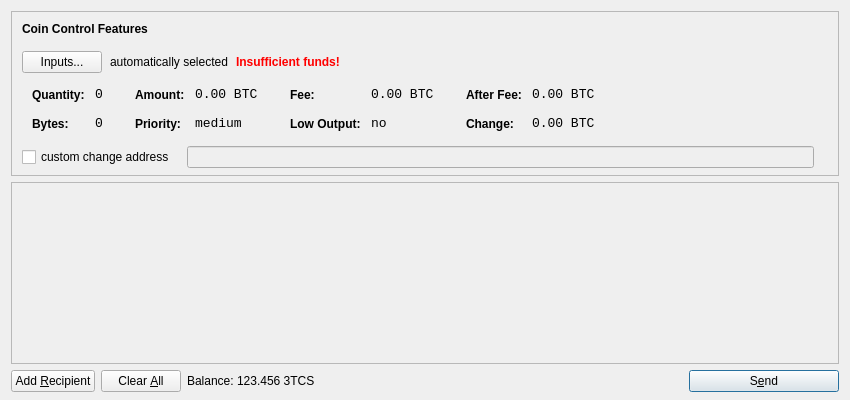
<?xml version="1.0" encoding="UTF-8"?>
<ui version="4.0">
 <class>SendCoinsDialog</class>
 <widget class="QDialog" name="SendCoinsDialog">
  <property name="geometry">
   <rect>
    <x>0</x>
    <y>0</y>
    <width>850</width>
    <height>400</height>
   </rect>
  </property>
  <property name="windowTitle">
   <string>Send Coins</string>
  </property>
  <layout class="QVBoxLayout" name="verticalLayout" stretch="0,1,0">
   <property name="bottomMargin">
    <number>8</number>
   </property>
   <item>
    <widget class="QFrame" name="frameCoinControl">
     <property name="sizePolicy">
      <sizepolicy hsizetype="Expanding" vsizetype="Expanding">
       <horstretch>0</horstretch>
       <verstretch>0</verstretch>
      </sizepolicy>
     </property>
     <property name="maximumSize">
      <size>
       <width>16777215</width>
       <height>16777215</height>
      </size>
     </property>
     <property name="frameShape">
      <enum>QFrame::StyledPanel</enum>
     </property>
     <property name="frameShadow">
      <enum>QFrame::Sunken</enum>
     </property>
     <layout class="QVBoxLayout" name="verticalLayoutCoinControl2">
      <property name="spacing">
       <number>-1</number>
      </property>
      <property name="leftMargin">
       <number>0</number>
      </property>
      <property name="topMargin">
       <number>0</number>
      </property>
      <property name="rightMargin">
       <number>0</number>
      </property>
      <property name="bottomMargin">
       <number>6</number>
      </property>
      <item>
       <layout class="QVBoxLayout" name="verticalLayoutCoinControl" stretch="0,0,0,0,1">
        <property name="spacing">
         <number>0</number>
        </property>
        <property name="leftMargin">
         <number>10</number>
        </property>
        <property name="topMargin">
         <number>10</number>
        </property>
        <item>
         <layout class="QHBoxLayout" name="horizontalLayoutCoinControl1">
          <property name="bottomMargin">
           <number>15</number>
          </property>
          <item>
           <widget class="QLabel" name="labelCoinControlFeatures">
            <property name="sizePolicy">
             <sizepolicy hsizetype="Preferred" vsizetype="Maximum">
              <horstretch>0</horstretch>
              <verstretch>0</verstretch>
             </sizepolicy>
            </property>
            <property name="font">
             <font>
              <weight>75</weight>
              <bold>true</bold>
             </font>
            </property>
            <property name="styleSheet">
             <string notr="true">font-weight:bold;</string>
            </property>
            <property name="text">
             <string>Coin Control Features</string>
            </property>
           </widget>
          </item>
         </layout>
        </item>
        <item>
         <layout class="QHBoxLayout" name="horizontalLayoutCoinControl2" stretch="0,0,0,0">
          <property name="spacing">
           <number>8</number>
          </property>
          <property name="bottomMargin">
           <number>10</number>
          </property>
          <item>
           <widget class="QPushButton" name="pushButtonCoinControl">
            <property name="styleSheet">
             <string notr="true"/>
            </property>
            <property name="text">
             <string>Inputs...</string>
            </property>
           </widget>
          </item>
          <item>
           <widget class="QLabel" name="labelCoinControlAutomaticallySelected">
            <property name="text">
             <string>automatically selected</string>
            </property>
            <property name="margin">
             <number>5</number>
            </property>
           </widget>
          </item>
          <item>
           <widget class="QLabel" name="labelCoinControlInsuffFunds">
            <property name="font">
             <font>
              <weight>75</weight>
              <bold>true</bold>
             </font>
            </property>
            <property name="styleSheet">
             <string notr="true">color:red;font-weight:bold;</string>
            </property>
            <property name="text">
             <string>Insufficient funds!</string>
            </property>
            <property name="margin">
             <number>5</number>
            </property>
           </widget>
          </item>
          <item>
           <spacer name="horizontalSpacerCoinControl">
            <property name="orientation">
             <enum>Qt::Horizontal</enum>
            </property>
            <property name="sizeHint" stdset="0">
             <size>
              <width>40</width>
              <height>1</height>
             </size>
            </property>
           </spacer>
          </item>
         </layout>
        </item>
        <item>
         <widget class="QWidget" name="widgetCoinControl" native="true">
          <property name="sizePolicy">
           <sizepolicy hsizetype="Preferred" vsizetype="Preferred">
            <horstretch>0</horstretch>
            <verstretch>0</verstretch>
           </sizepolicy>
          </property>
          <property name="minimumSize">
           <size>
            <width>0</width>
            <height>0</height>
           </size>
          </property>
          <property name="styleSheet">
           <string notr="true"/>
          </property>
          <layout class="QHBoxLayout" name="horizontalLayoutCoinControl5">
           <property name="margin">
            <number>0</number>
           </property>
           <item>
            <layout class="QHBoxLayout" name="horizontalLayoutCoinControl3" stretch="0,0,0,1">
             <property name="spacing">
              <number>20</number>
             </property>
             <property name="topMargin">
              <number>0</number>
             </property>
             <property name="bottomMargin">
              <number>10</number>
             </property>
             <item>
              <layout class="QFormLayout" name="formLayoutCoinControl1">
               <property name="horizontalSpacing">
                <number>10</number>
               </property>
               <property name="verticalSpacing">
                <number>14</number>
               </property>
               <property name="leftMargin">
                <number>10</number>
               </property>
               <property name="topMargin">
                <number>4</number>
               </property>
               <property name="rightMargin">
                <number>6</number>
               </property>
               <item row="0" column="0">
                <widget class="QLabel" name="labelCoinControlQuantityText">
                 <property name="styleSheet">
                  <string notr="true">font-weight:bold;</string>
                 </property>
                 <property name="text">
                  <string>Quantity:</string>
                 </property>
                 <property name="margin">
                  <number>0</number>
                 </property>
                </widget>
               </item>
               <item row="0" column="1">
                <widget class="QLabel" name="labelCoinControlQuantity">
                 <property name="font">
                  <font>
                   <family>Monospace</family>
                   <pointsize>10</pointsize>
                  </font>
                 </property>
                 <property name="cursor">
                  <cursorShape>IBeamCursor</cursorShape>
                 </property>
                 <property name="contextMenuPolicy">
                  <enum>Qt::ActionsContextMenu</enum>
                 </property>
                 <property name="text">
                  <string notr="true">0</string>
                 </property>
                 <property name="margin">
                  <number>0</number>
                 </property>
                 <property name="textInteractionFlags">
                  <set>Qt::LinksAccessibleByMouse|Qt::TextSelectableByKeyboard|Qt::TextSelectableByMouse</set>
                 </property>
                </widget>
               </item>
               <item row="1" column="0">
                <widget class="QLabel" name="labelCoinControlBytesText">
                 <property name="styleSheet">
                  <string notr="true">font-weight:bold;</string>
                 </property>
                 <property name="text">
                  <string>Bytes:</string>
                 </property>
                </widget>
               </item>
               <item row="1" column="1">
                <widget class="QLabel" name="labelCoinControlBytes">
                 <property name="font">
                  <font>
                   <family>Monospace</family>
                   <pointsize>10</pointsize>
                  </font>
                 </property>
                 <property name="cursor">
                  <cursorShape>IBeamCursor</cursorShape>
                 </property>
                 <property name="contextMenuPolicy">
                  <enum>Qt::ActionsContextMenu</enum>
                 </property>
                 <property name="text">
                  <string notr="true">0</string>
                 </property>
                 <property name="textInteractionFlags">
                  <set>Qt::LinksAccessibleByMouse|Qt::TextSelectableByKeyboard|Qt::TextSelectableByMouse</set>
                 </property>
                </widget>
               </item>
              </layout>
             </item>
             <item>
              <layout class="QFormLayout" name="formLayoutCoinControl2">
               <property name="horizontalSpacing">
                <number>10</number>
               </property>
               <property name="verticalSpacing">
                <number>14</number>
               </property>
               <property name="leftMargin">
                <number>6</number>
               </property>
               <property name="topMargin">
                <number>4</number>
               </property>
               <property name="rightMargin">
                <number>6</number>
               </property>
               <item row="0" column="0">
                <widget class="QLabel" name="labelCoinControlAmountText">
                 <property name="styleSheet">
                  <string notr="true">font-weight:bold;</string>
                 </property>
                 <property name="text">
                  <string>Amount:</string>
                 </property>
                 <property name="margin">
                  <number>0</number>
                 </property>
                </widget>
               </item>
               <item row="0" column="1">
                <widget class="QLabel" name="labelCoinControlAmount">
                 <property name="font">
                  <font>
                   <family>Monospace</family>
                   <pointsize>10</pointsize>
                  </font>
                 </property>
                 <property name="cursor">
                  <cursorShape>IBeamCursor</cursorShape>
                 </property>
                 <property name="contextMenuPolicy">
                  <enum>Qt::ActionsContextMenu</enum>
                 </property>
                 <property name="text">
                  <string notr="true">0.00 BTC</string>
                 </property>
                 <property name="textInteractionFlags">
                  <set>Qt::LinksAccessibleByMouse|Qt::TextSelectableByKeyboard|Qt::TextSelectableByMouse</set>
                 </property>
                </widget>
               </item>
               <item row="1" column="0">
                <widget class="QLabel" name="labelCoinControlPriorityText">
                 <property name="styleSheet">
                  <string notr="true">font-weight:bold;</string>
                 </property>
                 <property name="text">
                  <string>Priority:</string>
                 </property>
                </widget>
               </item>
               <item row="1" column="1">
                <widget class="QLabel" name="labelCoinControlPriority">
                 <property name="font">
                  <font>
                   <family>Monospace</family>
                   <pointsize>10</pointsize>
                  </font>
                 </property>
                 <property name="cursor">
                  <cursorShape>IBeamCursor</cursorShape>
                 </property>
                 <property name="contextMenuPolicy">
                  <enum>Qt::ActionsContextMenu</enum>
                 </property>
                 <property name="text">
                  <string>medium</string>
                 </property>
                 <property name="textInteractionFlags">
                  <set>Qt::LinksAccessibleByMouse|Qt::TextSelectableByKeyboard|Qt::TextSelectableByMouse</set>
                 </property>
                </widget>
               </item>
              </layout>
             </item>
             <item>
              <layout class="QFormLayout" name="formLayoutCoinControl3">
               <property name="horizontalSpacing">
                <number>10</number>
               </property>
               <property name="verticalSpacing">
                <number>14</number>
               </property>
               <property name="leftMargin">
                <number>6</number>
               </property>
               <property name="topMargin">
                <number>4</number>
               </property>
               <property name="rightMargin">
                <number>6</number>
               </property>
               <item row="0" column="0">
                <widget class="QLabel" name="labelCoinControlFeeText">
                 <property name="styleSheet">
                  <string notr="true">font-weight:bold;</string>
                 </property>
                 <property name="text">
                  <string>Fee:</string>
                 </property>
                 <property name="margin">
                  <number>0</number>
                 </property>
                </widget>
               </item>
               <item row="0" column="1">
                <widget class="QLabel" name="labelCoinControlFee">
                 <property name="font">
                  <font>
                   <family>Monospace</family>
                   <pointsize>10</pointsize>
                  </font>
                 </property>
                 <property name="cursor">
                  <cursorShape>IBeamCursor</cursorShape>
                 </property>
                 <property name="contextMenuPolicy">
                  <enum>Qt::ActionsContextMenu</enum>
                 </property>
                 <property name="text">
                  <string notr="true">0.00 BTC</string>
                 </property>
                 <property name="textInteractionFlags">
                  <set>Qt::LinksAccessibleByMouse|Qt::TextSelectableByKeyboard|Qt::TextSelectableByMouse</set>
                 </property>
                </widget>
               </item>
               <item row="1" column="0">
                <widget class="QLabel" name="labelCoinControlLowOutputText">
                 <property name="styleSheet">
                  <string notr="true">font-weight:bold;</string>
                 </property>
                 <property name="text">
                  <string>Low Output:</string>
                 </property>
                </widget>
               </item>
               <item row="1" column="1">
                <widget class="QLabel" name="labelCoinControlLowOutput">
                 <property name="font">
                  <font>
                   <family>Monospace</family>
                   <pointsize>10</pointsize>
                  </font>
                 </property>
                 <property name="cursor">
                  <cursorShape>IBeamCursor</cursorShape>
                 </property>
                 <property name="contextMenuPolicy">
                  <enum>Qt::ActionsContextMenu</enum>
                 </property>
                 <property name="text">
                  <string>no</string>
                 </property>
                 <property name="textInteractionFlags">
                  <set>Qt::LinksAccessibleByMouse|Qt::TextSelectableByKeyboard|Qt::TextSelectableByMouse</set>
                 </property>
                </widget>
               </item>
              </layout>
             </item>
             <item>
              <layout class="QFormLayout" name="formLayoutCoinControl4">
               <property name="horizontalSpacing">
                <number>10</number>
               </property>
               <property name="verticalSpacing">
                <number>14</number>
               </property>
               <property name="leftMargin">
                <number>6</number>
               </property>
               <property name="topMargin">
                <number>4</number>
               </property>
               <property name="rightMargin">
                <number>6</number>
               </property>
               <item row="0" column="0">
                <widget class="QLabel" name="labelCoinControlAfterFeeText">
                 <property name="styleSheet">
                  <string notr="true">font-weight:bold;</string>
                 </property>
                 <property name="text">
                  <string>After Fee:</string>
                 </property>
                 <property name="margin">
                  <number>0</number>
                 </property>
                </widget>
               </item>
               <item row="0" column="1">
                <widget class="QLabel" name="labelCoinControlAfterFee">
                 <property name="font">
                  <font>
                   <family>Monospace</family>
                   <pointsize>10</pointsize>
                  </font>
                 </property>
                 <property name="cursor">
                  <cursorShape>IBeamCursor</cursorShape>
                 </property>
                 <property name="contextMenuPolicy">
                  <enum>Qt::ActionsContextMenu</enum>
                 </property>
                 <property name="text">
                  <string notr="true">0.00 BTC</string>
                 </property>
                 <property name="textInteractionFlags">
                  <set>Qt::LinksAccessibleByMouse|Qt::TextSelectableByKeyboard|Qt::TextSelectableByMouse</set>
                 </property>
                </widget>
               </item>
               <item row="1" column="0">
                <widget class="QLabel" name="labelCoinControlChangeText">
                 <property name="styleSheet">
                  <string notr="true">font-weight:bold;</string>
                 </property>
                 <property name="text">
                  <string>Change:</string>
                 </property>
                </widget>
               </item>
               <item row="1" column="1">
                <widget class="QLabel" name="labelCoinControlChange">
                 <property name="font">
                  <font>
                   <family>Monospace</family>
                   <pointsize>10</pointsize>
                  </font>
                 </property>
                 <property name="cursor">
                  <cursorShape>IBeamCursor</cursorShape>
                 </property>
                 <property name="contextMenuPolicy">
                  <enum>Qt::ActionsContextMenu</enum>
                 </property>
                 <property name="text">
                  <string notr="true">0.00 BTC</string>
                 </property>
                 <property name="textInteractionFlags">
                  <set>Qt::LinksAccessibleByMouse|Qt::TextSelectableByKeyboard|Qt::TextSelectableByMouse</set>
                 </property>
                </widget>
               </item>
              </layout>
             </item>
            </layout>
           </item>
          </layout>
         </widget>
        </item>
        <item>
         <layout class="QHBoxLayout" name="horizontalLayoutCoinControl4" stretch="0,0,0">
          <property name="spacing">
           <number>12</number>
          </property>
          <property name="sizeConstraint">
           <enum>QLayout::SetDefaultConstraint</enum>
          </property>
          <property name="topMargin">
           <number>5</number>
          </property>
          <property name="rightMargin">
           <number>5</number>
          </property>
          <item>
           <widget class="QCheckBox" name="checkBoxCoinControlChange">
            <property name="text">
             <string>custom change address</string>
            </property>
           </widget>
          </item>
          <item>
           <widget class="QLineEdit" name="lineEditCoinControlChange">
            <property name="enabled">
             <bool>false</bool>
            </property>
            <property name="sizePolicy">
             <sizepolicy hsizetype="Expanding" vsizetype="Fixed">
              <horstretch>0</horstretch>
              <verstretch>0</verstretch>
             </sizepolicy>
            </property>
           </widget>
          </item>
          <item>
           <widget class="QLabel" name="labelCoinControlChangeLabel">
            <property name="sizePolicy">
             <sizepolicy hsizetype="Preferred" vsizetype="Expanding">
              <horstretch>0</horstretch>
              <verstretch>0</verstretch>
             </sizepolicy>
            </property>
            <property name="minimumSize">
             <size>
              <width>0</width>
              <height>0</height>
             </size>
            </property>
            <property name="text">
             <string/>
            </property>
            <property name="margin">
             <number>3</number>
            </property>
           </widget>
          </item>
         </layout>
        </item>
        <item>
         <spacer name="verticalSpacerCoinControl">
          <property name="orientation">
           <enum>Qt::Vertical</enum>
          </property>
          <property name="sizeHint" stdset="0">
           <size>
            <width>800</width>
            <height>1</height>
           </size>
          </property>
         </spacer>
        </item>
       </layout>
      </item>
     </layout>
    </widget>
   </item>
   <item>
    <widget class="QScrollArea" name="scrollArea">
     <property name="widgetResizable">
      <bool>true</bool>
     </property>
     <widget class="QWidget" name="scrollAreaWidgetContents">
      <property name="geometry">
       <rect>
        <x>0</x>
        <y>0</y>
        <width>830</width>
        <height>165</height>
       </rect>
      </property>
      <layout class="QVBoxLayout" name="verticalLayout_2">
       <property name="margin">
        <number>0</number>
       </property>
       <item>
        <layout class="QVBoxLayout" name="entries">
         <property name="spacing">
          <number>6</number>
         </property>
        </layout>
       </item>
       <item>
        <spacer name="verticalSpacer">
         <property name="orientation">
          <enum>Qt::Vertical</enum>
         </property>
         <property name="sizeHint" stdset="0">
          <size>
           <width>20</width>
           <height>40</height>
          </size>
         </property>
        </spacer>
       </item>
      </layout>
     </widget>
    </widget>
   </item>
   <item>
    <layout class="QHBoxLayout" name="horizontalLayout">
     <item>
      <widget class="QPushButton" name="addButton">
       <property name="toolTip">
        <string>Send to multiple recipients at once</string>
       </property>
       <property name="text">
        <string>Add &amp;Recipient</string>
       </property>
       <property name="icon">
        <iconset resource="../bitcoin.qrc">
         <normaloff>:/icons/add</normaloff>:/icons/add</iconset>
       </property>
       <property name="autoDefault">
        <bool>false</bool>
       </property>
      </widget>
     </item>
     <item>
      <widget class="QPushButton" name="clearButton">
       <property name="sizePolicy">
        <sizepolicy hsizetype="Minimum" vsizetype="Fixed">
         <horstretch>0</horstretch>
         <verstretch>0</verstretch>
        </sizepolicy>
       </property>
       <property name="toolTip">
        <string>Remove all transaction fields</string>
       </property>
       <property name="text">
        <string>Clear &amp;All</string>
       </property>
       <property name="icon">
        <iconset resource="../bitcoin.qrc">
         <normaloff>:/icons/remove</normaloff>:/icons/remove</iconset>
       </property>
       <property name="autoRepeatDelay">
        <number>300</number>
       </property>
       <property name="autoDefault">
        <bool>false</bool>
       </property>
      </widget>
     </item>
     <item>
      <layout class="QHBoxLayout" name="horizontalLayout_2">
       <property name="spacing">
        <number>3</number>
       </property>
       <item>
        <widget class="QLabel" name="label">
         <property name="text">
          <string>Balance:</string>
         </property>
        </widget>
       </item>
       <item>
        <widget class="QLabel" name="labelBalance">
         <property name="cursor">
          <cursorShape>IBeamCursor</cursorShape>
         </property>
         <property name="text">
          <string>123.456 3TCS</string>
         </property>
         <property name="textInteractionFlags">
          <set>Qt::LinksAccessibleByMouse|Qt::TextSelectableByKeyboard|Qt::TextSelectableByMouse</set>
         </property>
        </widget>
       </item>
      </layout>
     </item>
     <item>
      <spacer name="horizontalSpacer">
       <property name="orientation">
        <enum>Qt::Horizontal</enum>
       </property>
       <property name="sizeHint" stdset="0">
        <size>
         <width>40</width>
         <height>20</height>
        </size>
       </property>
      </spacer>
     </item>
     <item>
      <widget class="QPushButton" name="sendButton">
       <property name="minimumSize">
        <size>
         <width>150</width>
         <height>0</height>
        </size>
       </property>
       <property name="toolTip">
        <string>Confirm the send action</string>
       </property>
       <property name="text">
        <string>S&amp;end</string>
       </property>
       <property name="icon">
        <iconset resource="../bitcoin.qrc">
         <normaloff>:/icons/send</normaloff>:/icons/send</iconset>
       </property>
       <property name="default">
        <bool>true</bool>
       </property>
      </widget>
     </item>
    </layout>
   </item>
  </layout>
 </widget>
 <resources>
  <include location="../bitcoin.qrc"/>
 </resources>
 <connections/>
</ui>
